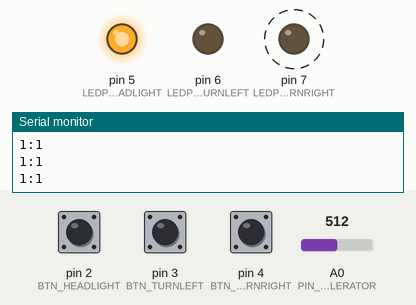
Bench run of a sketch on a simulated Arduino Uno, built with avr-gcc and run on an emulated ATmega328P. Shown: output pins drawn as LEDs (lit = HIGH), the last lines printed to the serial monitor. Dashed ring = blinking. The inputs (shaded band) are chosen by the test bench; at power-on: pin 2 (BTN_HEADLIGHT) HIGH, pin 3 (BTN_TURNLEFT) LOW, pin 4 (BTN_TURNRIGHT) LOW, A0 (PIN_ACCELERATOR) = 512.

Above: at 1.2 s.
1.3 s: pin 2 (BTN_HEADLIGHT) pulled LOW for 0.15 s
At 1.9 s:
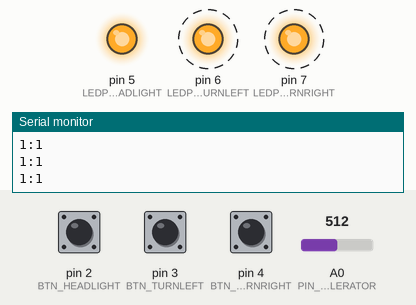
4.3 s: pin 3 (BTN_TURNLEFT) pulled HIGH for 0.15 s
7.4 s: pin 2 (BTN_HEADLIGHT) pulled LOW for 1 s
At 7.9 s:
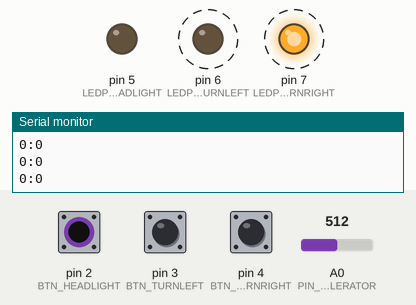
10.4 s: pin 2 (BTN_HEADLIGHT) pulled LOW for 3.2 s
At 14.0 s:
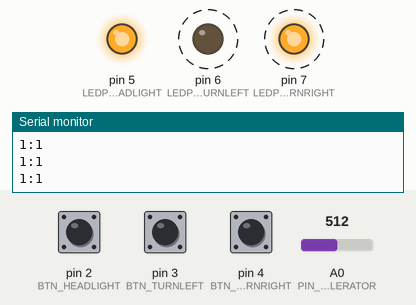
15.1 s: pin 3 (BTN_TURNLEFT) pulled HIGH for 1 s
18.6 s: pin 2 (BTN_HEADLIGHT) pulled LOW for 0.15 s
At 18.95 s:
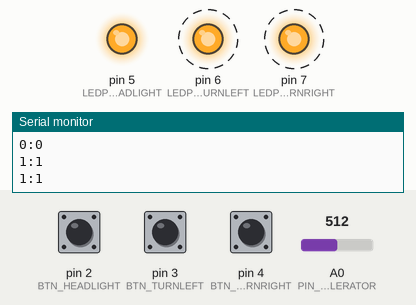
Timing chart, 0 to 22.6 s (numbered marks = the images above; inputs shaded):
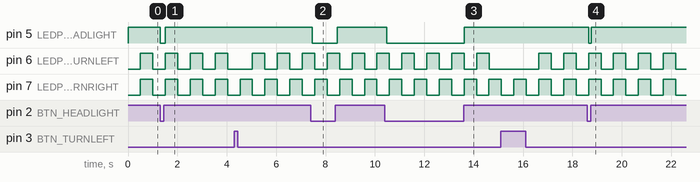

Measured:
- after the input at 1.3 s, pin 5 (LEDPIN_HEADLIGHT): HIGH → LOW at once, → HIGH 0.20 s later
- after the input at 7.4 s, pin 5 (LEDPIN_HEADLIGHT): HIGH → LOW after 0.06 s, → HIGH 1.0 s later
- after the input at 10.4 s, pin 5 (LEDPIN_HEADLIGHT): HIGH → LOW after 0.09 s, → HIGH 3.1 s later
- after the input at 18.6 s, pin 5 (LEDPIN_HEADLIGHT): HIGH → LOW after 0.05 s, → HIGH 0.10 s later
- by itself, pin 6 (LEDPIN_TURNLEFT), pin 7 (LEDPIN_TURNRIGHT): alternates HIGH for 0.50 s and LOW for 0.50 s

The sketch:

Computex2022_A01.ino
```cpp
// ********************************************************************
// eMotor controller V01
// for Computux 2022
//
// ********************************************************************
#include <SPI.h>
#include <mcp2515.h>
#include "canDevice.h"
#include "Timer.h"

// CAN device ID
#define CAN_SLAVE_ID    0xF6

// normalize accelerator value
#define ACC_MAX             870
#define ACC_MIN             170

// GPIO define
#define BTN_HEADLIGHT       2
#define BTN_TURNLEFT        3
#define BTN_TURNRIGHT       4
#define PIN_ACCELERATOR     A0

#define LEDPIN_TURNRIGHT    7
#define LEDPIN_TURNLEFT     6
#define LEDPIN_HEADLIGHT    5

// temp
// led pin define
#define ledPin              13

// switch status
int HeadlightState = 0;
int TurnrightState = 0;
int TurnleftState = 0;
int TrunRightLightStatus = 0;
int TrunLeftLightStatus = 0;

// accelerator value
int needle_index = 0;

// timer to handle turn light flash
Timer t;
int tickEvent;

// CAN BUS
struct can_frame canMsg1;
MCP2515 mcp2515(10);
// CAN BUS format
// [0] : needle index [0:100]
// [1] : headlight status. 0->off, 1->on
// [2] : turn right light status. 0->off, 1->on
// [3] : turn left light status. 0->off, 1->on

void setup() {
  Serial.begin(115200);

  // initialize the pushbutton pin as an input:
  pinMode(BTN_HEADLIGHT, INPUT);
  pinMode(BTN_TURNRIGHT, INPUT);
  pinMode(BTN_TURNLEFT, INPUT);

  pinMode(LEDPIN_HEADLIGHT, OUTPUT);
  pinMode(LEDPIN_TURNRIGHT, OUTPUT);
  pinMode(LEDPIN_TURNLEFT, OUTPUT);

  digitalWrite(LEDPIN_HEADLIGHT, LOW);
  digitalWrite(LEDPIN_TURNRIGHT, LOW);
  digitalWrite(LEDPIN_TURNLEFT, LOW);

  tickEvent = t.every(500, procTimerCallback);
  Serial.print("2 second tick started id=");
  Serial.println(tickEvent);

  mcp2515.reset();
  mcp2515.setBitrate(CAN_500KBPS, MCP_8MHZ);
  mcp2515.setNormalMode();
  canMsg1.can_id  = CAN_SLAVE_ID;
  canMsg1.can_dlc = 4;
}

void loop() {
  needle_index = analogRead(PIN_ACCELERATOR);
  needle_index = AccCal(needle_index);

  // read the state of the pushbutton value:
  HeadlightState = digitalRead(BTN_HEADLIGHT);
  TurnrightState = digitalRead(BTN_TURNRIGHT);
  TurnleftState = digitalRead(BTN_TURNLEFT);

#if 1
  if (HeadlightState == LOW) {
    // turn LED off:
    digitalWrite(LEDPIN_HEADLIGHT, LOW);
  } else {
    // turn LED on:
    digitalWrite(LEDPIN_HEADLIGHT, HIGH);
  }
#endif


  if( TurnrightState == HIGH ) {
    TrunRightLightStatus = 0;
    digitalWrite(LEDPIN_TURNRIGHT, LOW);
  }

  if( TurnleftState == HIGH ) {
    TrunLeftLightStatus = 0;
    digitalWrite(LEDPIN_TURNLEFT, LOW);
  }

  canMsg1.data[0] = needle_index;   // needle
  canMsg1.data[1] = HeadlightState;
  canMsg1.data[2] = TrunRightLightStatus;
  canMsg1.data[3] = TrunLeftLightStatus;

  Serial.print(HeadlightState);
  Serial.print(":");
  Serial.println(canMsg1.data[1]);

#if 0
  Serial.print(canMsg1.can_id, HEX);
  Serial.print(":");
  Serial.print(canMsg1.data[0]);
  for(int i=1; i<4; i++) {
     Serial.print(canMsg1.data[i], HEX);
     Serial.print(" ");
  }
  Serial.println();
#endif

  mcp2515.sendMessage(&canMsg1);

  delay(100);

  t.update();
}

//
// timer callback procedure
// turn light control and send
//
void procTimerCallback()
{
  if( TurnrightState == LOW ) {
    //*****digitalWrite(ledPin, !digitalRead(ledPin));
    TrunRightLightStatus = !TrunRightLightStatus;
    digitalWrite(LEDPIN_TURNRIGHT, !digitalRead(LEDPIN_TURNRIGHT));
  }
  if( TurnleftState == LOW ) {
    //*****digitalWrite(ledPin, !digitalRead(ledPin));
    TrunLeftLightStatus = !TrunLeftLightStatus;
    digitalWrite(LEDPIN_TURNLEFT, !digitalRead(LEDPIN_TURNLEFT));
  }
}

//
// normallize acceleraror value
//
int AccCal(int val) {
  int v;
  int ret;

  if( val < ACC_MIN ) {
    v = ACC_MIN;
  }else if( val > ACC_MAX ) {
    v = ACC_MAX+15;
  } else {
    v = val;
  }

  ret = ((10000 / (ACC_MAX-ACC_MIN)) * (v - ACC_MIN)) / 100;
  if( ret > 100 ) {
    ret = 100;
  }
  return ret;
}
```

canDevice.h
```cpp
#ifndef __CANDEVICE_H__
#define __CANDEVICE_H__

typedef enum __CAN_DEVICE__ {
  CAN_NONE = 0,
  CAN_NEEDLE,
  CAN_SPEED,
  CAN_GEAR,
  CAN_TEMP,
  CAN_FUEL,
  CAN_ENG5TC,
  CAN_PHONECALL,
  CAN_BAR,
  CAN_VSC,
  CAN_WIFI,
  CAN_BLINK
} CAN_DEVICE;

typedef enum __TURN_LIGHT__ {
  TURN_LIGHT_OFF = 0,
  TURN_LIGHT_RIGHT,
  TURN_LIGHT_LEFT
}TURN_LIGHT;

typedef enum __HEAD_LIGHT__ {
  HEAD_LIGHT_OFF = 0,
  HEAD_LIGHT_ON
}HEAD_LIGHT;

#endif // end of __CANDEICE_h__

// end of file
```
